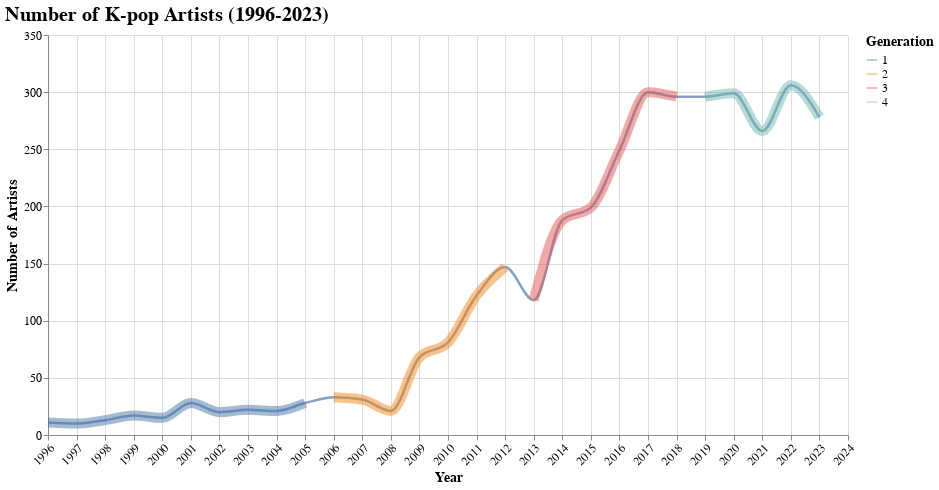

The cell this chart's notebook holds for it:
### Markdown cell above
### Annotations:

The 3rd Generation (2012-2017) experienced a sharp rise in new idol debuts, surpassing 300 artists by 2015 and maintaining consistently high numbers. This era was defined by the global success of groups such as BTS, EXO, and TWICE, alongside the accelerated commercialization and industrial growth of the K-pop industry.

### Code cell
chart_1996_2023

### Figure 1 — Vega-Lite specification as saved in the notebook (floating-point values rounded to 4 significant figures)
{"config": {"view": {"continuousWidth": 300, "continuousHeight": 300, "strokeWidth": 0}, "axis": {"labelFontSize": 12, "titleFontSize": 14}, "legend": {"labelFontSize": 12, "titleFontSize": 14}, "title": {"anchor": "start", "fontSize": 20}}, "layer": [{"mark": {"type": "line", "interpolate": "monotone", "opacity": 0.7, "size": 2.5}, "encoding": {"tooltip": [{"field": "id_artist", "title": "Number of Artists", "type": "quantitative"}, {"field": "generation", "title": "Generation", "type": "nominal"}], "x": {"axis": {"format": ".0f", "labelAngle": -45}, "field": "year", "title": "Year", "type": "quantitative"}, "y": {"axis": {"tickCount": 5, "tickMinStep": 1}, "field": "id_artist", "title": "Number of Artists", "type": "quantitative"}}, "name": "view_14", "title": {"text": "Number of K-pop Artists (1996-2023)", "anchor": "start", "fontSize": 20}, "transform": [{"filter": "((datum.year >= 1996) && (datum.year <= 2023))"}]}, {"mark": {"type": "line", "interpolate": "monotone", "opacity": 0.5, "size": 10}, "encoding": {"color": {"field": "generation", "scale": {"scheme": "tableau10"}, "title": "Generation", "type": "nominal"}, "tooltip": [{"field": "year", "format": "%Y", "title": "Year", "type": "temporal"}, {"field": "id_artist", "title": "Number of Artists", "type": "quantitative"}, {"field": "generation", "title": "Generation", "type": "nominal"}], "x": {"axis": {"format": ".0f", "labelAngle": -45}, "field": "year", "title": "Year", "type": "quantitative"}, "y": {"axis": {"tickCount": 5, "tickMinStep": 1}, "field": "id_artist", "title": "Number of Artists", "type": "quantitative"}}, "title": {"text": "Number of K-pop Artists (1996-2023)", "anchor": "start", "fontSize": 20}, "transform": [{"filter": "((datum.year >= 1996) && (datum.year <= 2023))"}]}], "data": {"name": "data-7c76084b9acf974639892bb8d912e17c"}, "height": 400, "params": [{"name": "param_3", "select": {"type": "interval", "encodings": ["x"]}, "bind": "scales", "views": ["view_14"]}], "width": 800, "$schema": "https://vega.github.io/schema/vega-lite/v5.8.0.json", "datasets": {"data-7c76084b9acf974639892bb8d912e17c": [{"year": 1996, "id_artist": 11, "generation": 1}, {"year": 1997, "id_artist": 10, "generation": 1}, {"year": 1998, "id_artist": 13, "generation": 1}, {"year": 1999, "id_artist": 17, "generation": 1}, {"year": 2000, "id_artist": 15, "generation": 1}, {"year": 2001, "id_artist": 28, "generation": 1}, {"year": 2002, "id_artist": 20, "generation": 1}, {"year": 2003, "id_artist": 22, "generation": 1}, {"year": 2004, "id_artist": 21, "generation": 1}, {"year": 2005, "id_artist": 28, "generation": 1}, {"year": 2006, "id_artist": 33, "generation": 2}, {"year": 2007, "id_artist": 31, "generation": 2}, {"year": 2008, "id_artist": 21, "generation": 2}, {"year": 2009, "id_artist": 68, "generation": 2}, {"year": 2010, "id_artist": 81, "generation": 2}, {"year": 2011, "id_artist": 122, "generation": 2}, {"year": 2012, "id_artist": 147, "generation": 2}, {"year": 2013, "id_artist": 118, "generation": 3}, {"year": 2014, "id_artist": 188, "generation": 3}, {"year": 2015, "id_artist": 199, "generation": 3}, {"year": 2016, "id_artist": 249, "generation": 3}, {"year": 2017, "id_artist": 300, "generation": 3}, {"year": 2018, "id_artist": 296, "generation": 3}, {"year": 2019, "id_artist": 296, "generation": 4}, {"year": 2020, "id_artist": 299, "generation": 4}, {"year": 2021, "id_artist": 266, "generation": 4}, {"year": 2022, "id_artist": 306, "generation": 4}, {"year": 2023, "id_artist": 278, "generation": 4}, {"year": 2024, "id_artist": 250, "generation": 5}]}}
